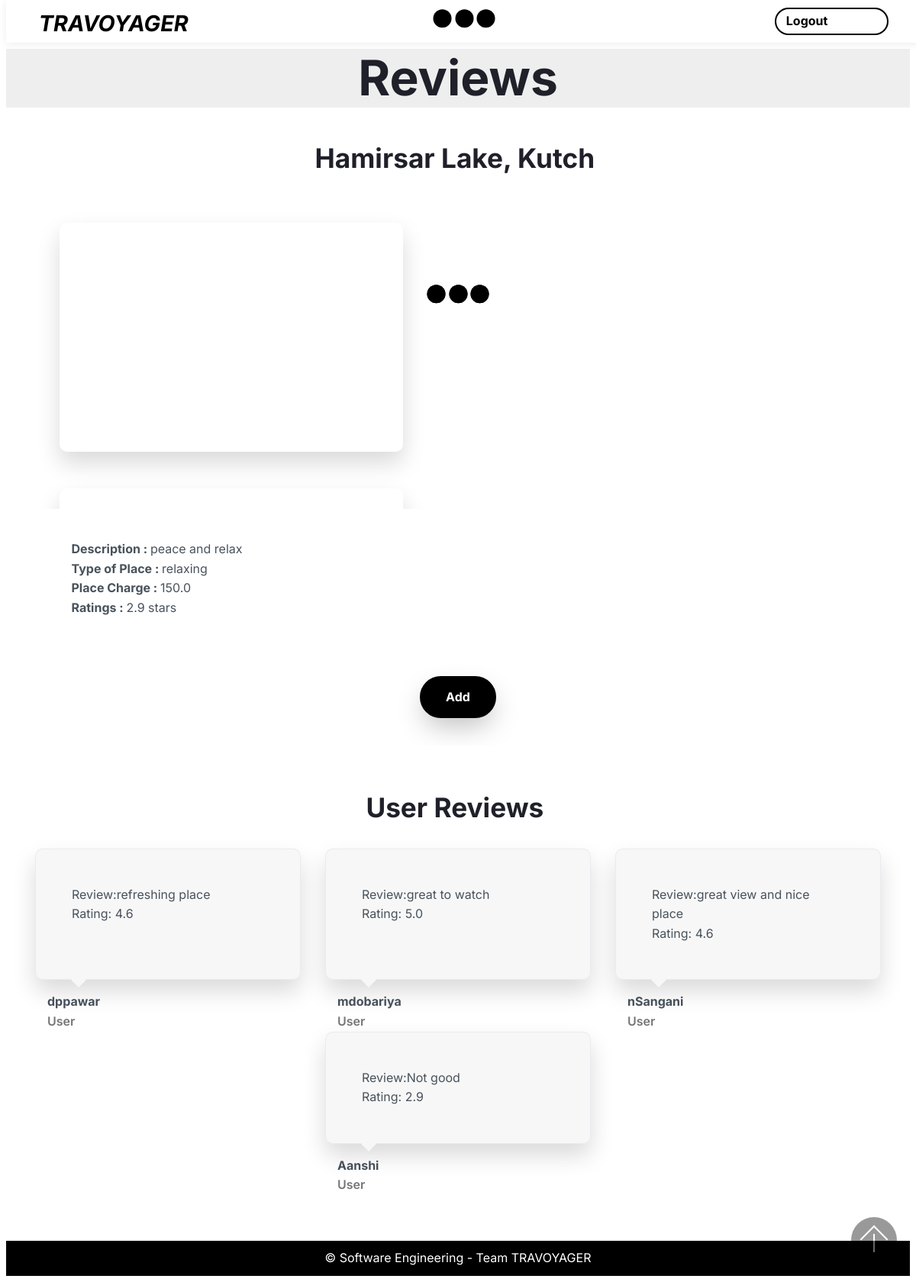
Page /placeExplore/20/20 on the committed database.
### travel/models.py (models this page shows, shortened)
class Place(models.Model):
    place_id=models.AutoField(primary_key=True)
    dest_id=models.ForeignKey(Destination,default=1,on_delete=models.SET_DEFAULT)
    name_place=models.CharField(max_length=100)
    desc_place=models.CharField(max_length=400)
    latitude=models.FloatField()
    longitude=models.FloatField()
    extra_charge=models.FloatField()
    time_durationForVisit=models.TimeField()
    rate_place=models.FloatField()
    type_of_Place=models.CharField(max_length=50)  #, choices=[(tag, tag.value) for tag in placeTypeChoice] ) #enum, beach, shopping, historical, tracking, religious, relexing

class Destination(models.Model):
    dest_id=models.AutoField(primary_key=True)
    dest_name=models.CharField(max_length=200,unique=True)
    state=models.CharField(max_length=200)
    temprature=models.FloatField()
    humidity=models.FloatField()

class Place_Image(models.Model):
    place_id=models.ForeignKey(Place,default=1,on_delete=models.SET_DEFAULT)
    image_of_place=models.CharField(max_length=1000)

class Place_Review(models.Model):
    place_id=models.ForeignKey(Place,default=1,on_delete=models.SET_DEFAULT)
    user_id=models.ForeignKey(User,default=1,on_delete=models.SET_DEFAULT)
    review_place=models.TextField(max_length=1000,null=True)
    rate_place=models.FloatField()
    class Meta:
        unique_together = (("user_id", "place_id"))

class User(models.Model):
    username = models.CharField(max_length=200,unique=True)
    password = models.CharField(max_length=15)
    email = models.EmailField(unique=True)
    contact = models.IntegerField()
    gender = models.CharField(max_length=1)
    dob = models.DateField()

### travel/views.py (the view)
# urls.py: path('placeExplore/<int:pk>/<int:location>', placeExplore, name='placeExplore'),
def placeExplore(request, pk, location):
    place_obj = Place.objects.get(place_id=pk)
    place_img = Place_Image.objects.filter(place_id=place_obj).all()
    place_review = Place_Review.objects.filter(place_id=place_obj).all()
    context={
        'place_obj':place_obj,
        'place_img':place_img,
        'place_review':place_review,
        'location':location
    }
    return render(request, 'placeExplore.html', context)

### travel/Templates/placeExplore.html (shortened to what this page needs)
<!DOCTYPE html>
<html amp >
<head>
</head>
<body>
  <section class="menu horizontal-menu cid-swwpJQDXGc" id="menu2-2o">
    <nav class="navbar navbar-dropdown navbar-expand-lg navbar-fixed-top">
       <div class="menu-container container-fluid">
      <div class="navbar-brand">
          <span class="navbar-logo">
              <amp-img src="./static/logo-60x50.png" layout="responsive" width="36" height="30" alt="Mobirise" class="mobirise-loader">
                  <div placeholder="" class="placeholder">
                                <div class="mobirise-spinner">
                                    <em></em>
                                    <em></em>
                                    <em></em>
                                </div></div>
              </amp-img>
          </span>
          <p class="brand-name mbr-fonts-style mbr-bold display-5"><em>TRAVOYAGER</em></p></div>
      <div class="collapse navbar-collapse" id="navbarSupportedContent">
            <ul class="navbar-nav nav-dropdown" data-app-modern-menu="true"></ul>
            <div class="navbar-buttons mbr-section-btn align-center">
                <a class="btn btn-sm btn-info-outline display-4" href="/">Logout&nbsp; &nbsp; &nbsp; &nbsp; &nbsp; &nbsp; &nbsp; &nbsp; &nbsp;</a></div>
      </div>
        </div>
    </nav>
</section>
<section class="mbr-section 01 cid-swxdeJQvqo" id="content1-2s">
    <div class="container">
       <div class="mbr-row mbr-jc-c">
           <div class="mbr-col-sm-12 mbr-col-md-10">
               <h2 class="mbr-section-title align-center mbr-fonts-style mbr-bold display-1">Reviews</h2>
           </div>
       </div>
   </div>
</section>
<section class="slider1 slider cid-swBbtT91Qu" id="slider1-38">
    <div class="container">
        <div class="mbr-pb-4">
            <h3 class="mbr-fonts-style mbr-section-title mbr-bold align-center mbr-pb-2 display-2">
                {{place_obj.name_place}}, {{place_obj.dest_id.dest_name}}&nbsp;</h3>
        </div>
        <div class="slider-box">
            <amp-carousel class="carousel" height="360" layout="fixed-height" type="carousel">
                {% for obj in place_img %}
            <div class="carousel-img mbr-col-sm-12">
                <amp-img class="mobirise-loader" src="{{obj.image_of_place}}" alt="Mobirise" width="540" height="360" layout="responsive">
                    <div placeholder="" class="placeholder">
                                <div class="mobirise-spinner">
                                    <em></em>
                                    <em></em>
                                    <em></em>
                                </div></div>
                </amp-img>
            </div>
            {% endfor %}
           </amp-carousel>
        </div>
    </div>
</section>
<section class="02 mbr-section article cid-swBbE2ZQUM" id="content2-39">
    <div class="container">
        <div class="mbr-row mbr-jc-c">
            <div class="mbr-col-sm-12 mbr-col-md-10 mbr-col-lg-11">
                <p class="mbr-text mbr-fonts-style mbr-py-1 display-7">
                   <strong>Description : </strong> {{place_obj.desc_place}}<br>
                   <strong>Type of Place : </strong> {{place_obj.type_of_Place}}<br>
                   <strong>Place Charge : </strong> {{place_obj.extra_charge}}<br>
                   <strong>Ratings : </strong> {{place_obj.rate_place}} stars<br>
                </p>
            </div>
        </div>
    </div>
</section>
<section class="mbr-section 04 cid-swBbXGI5tG" id="content5-3b">
    <div class="container">
        <div class="mbr-row mbr-jc-c">
            <div class="mbr-section-btn mbr-col-md-12 mbr-col-sm-12 mbr-col-lg-8 align-center">
                <a class="btn btn-primary display-4" href="/addPlace/addPlaceEntry/{{place_obj.place_id}}/{{location}}">Add</a>
            </div>
        </div>
    </div>
</section>
<section class="testimonials1 mbr-section cid-swBbPPo7Tr" id="testimonials1-3a">
    <div class="container">
        <div class="mbr-row mbr-jc-c">
            <div class="mbr-col-sm-12 mbr-col-md-12">
                <h2 class="mbr-section-title mbr-fonts-style mbr-bold align-center mbr-pb-4 display-2">User Reviews&nbsp;</h2>
            </div>
            {% for obj in place_review %}
            <div class="card mbr-col-sm-12 mbr-col-md-6 mbr-flex mbr-column mbr-col-lg-4 md-pb">
                <div class="card-wrapper mbr-p-5">
                    <p class="mbr-text mbr-fonts-style align-left display-4">
                        Review:{{obj.review_place}}<br>
                        Rating: {{obj.rate_place}}<br>
                    </p>
                </div>
                <div class="signature mbr-pt-2 mbr-px-2">
                    <div class="author-name mbr-fonts-style mbr-bold display-7">
                        {{obj.user_id.username}}
                    </div>
                    <div class="author-title mbr-semibold mbr-fonts-style display-4">
                        User
                    </div>
                </div>
            </div>
            {% endfor %}
        </div>
    </div>
</section>
<section class="footer1 cid-swwpJRsu96" id="footer1-2p">
    <div class="container">
        <div class="align-center mbr-p-1">
            <p class="mbr-text mbr-white mbr-fonts-style display-4">
                © Software Engineering - Team TRAVOYAGER<br></p>
        </div>
    </div>
</section>
  <button id="scrollToTopButton" on="tap:top-page.scrollTo(duration=200)">                                         <a class="scroll-to-top-arrow"></a>                                     </button></body>
</html>

### rows in the picture
Place: name_place "Hamirsar Lake", dest_id.dest_name "Kutch", desc_place "peace and relax", type_of_Place "relaxing", extra_charge "150.0", rate_place "2.9"
Place_Review: review_place "refreshing place", rate_place "4.6", user_id.username "dppawar"
Place_Review: review_place "great to watch", rate_place "5.0", user_id.username "mdobariya"
Place_Review: review_place "great view and nice place", rate_place "4.6", user_id.username "nSangani"
Place_Review: review_place "Not good", rate_place "2.9", user_id.username "Aanshi"
